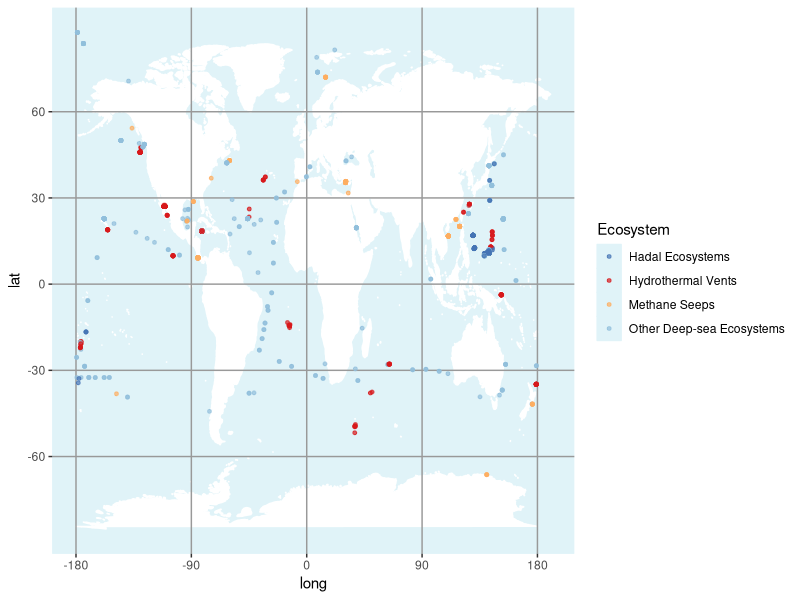
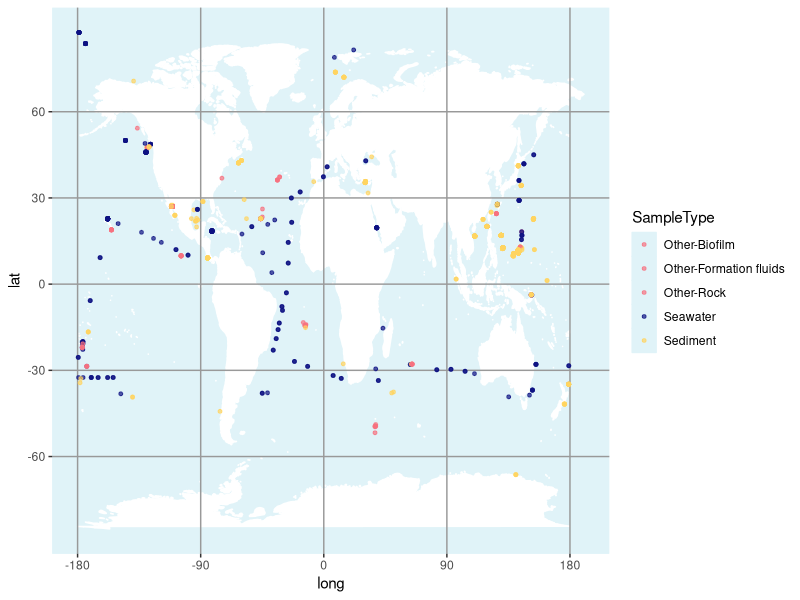

Recreate these plots in R, in order.
library(ggplot2)
library(maps)
library(RColorBrewer)

mp<-NULL
mapworld<-borders("world",colour = "#FFFFFF",fill="#FFFFFF")  #land colour
mp<-ggplot()+mapworld+theme(panel.background = element_rect(fill = '#E0F3F8', colour = '#E0F3F8')) #sea colour
mp<-mp+theme(panel.grid.major=element_blank(),panel.grid.minor=element_blank()) #remove lines
mp<-mp+scale_x_continuous(breaks = c(-180,-90,0,90,180)) +scale_y_continuous(breaks = c(-60,-30,0,30,60)) #change x y
mp<-mp+geom_hline(yintercept = c(-60,-30,0,30,60),colour="#999999") + geom_vline(xintercept = c(-180,-90,0,90,180),colour="#999999")


samples<-read.table("Fig1a_S1a.input.txt",header=TRUE,sep="\t")
head(samples)
mp1a<-mp + 
  geom_point(data=samples,aes(x = Longitude, y = Latitude, colour = Ecosystem),alpha= 0.7, size = 1)+
  scale_color_manual(values=c("Hadal Ecosystems"="#4575B4",
                                "Hydrothermal Vents"="#D7191C",
                                "Methane Seeps"="#FDAE61",
                                "Other Deep-sea Ecosystems"="#91BFDB"))
mps1a<-mp + 
  geom_point(data=samples,aes(x = Longitude, y = Latitude, colour = SampleType),alpha= 0.7, size = 1)+
  scale_color_manual(values=c("Seawater"="#0D1282",
                              "Sediment"="#FFD460",
                              "Other-Biofilm"="#F67280",
                              "Other-Formation fluids"="#F67280",
                              "Other-Rock"="#F67280"))
pdf("Fig1a.pdf",w=24,h=12)
mp1a
dev.off()
pdf("FigS1a.pdf",w=24,h=12)
mps1a
dev.off()

